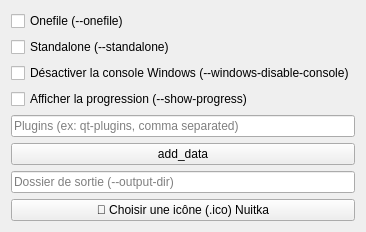
            <widget class="QWidget" name="tab_nuitka">
             <attribute name="title">
              <string>Nuitka</string>
             </attribute>
             <layout class="QVBoxLayout" name="nuitka_options_layout">
              <item>
               <widget class="QCheckBox" name="nuitka_onefile">
                <property name="text">
                 <string>Onefile (--onefile)</string>
                </property>
               </widget>
              </item>
              <item>
               <widget class="QCheckBox" name="nuitka_standalone">
                <property name="text">
                 <string>Standalone (--standalone)</string>
                </property>
               </widget>
              </item>
              <item>
               <widget class="QCheckBox" name="nuitka_disable_console">
                <property name="text">
                 <string>Désactiver la console Windows (--windows-disable-console)</string>
                </property>
               </widget>
              </item>
              <item>
               <widget class="QCheckBox" name="nuitka_show_progress">
                <property name="text">
                 <string>Afficher la progression (--show-progress)</string>
                </property>
               </widget>
              </item>
              <item>
               <widget class="QLineEdit" name="nuitka_plugins">
                <property name="placeholderText">
                 <string>Plugins (ex: qt-plugins, comma separated)</string>
                </property>
               </widget>
              </item>
              <item>
               <widget class="QPushButton" name="nuitka_add_data">
                <property name="text">
                 <string>add_data</string>
                </property>
               </widget>
              </item>
              <item>
               <widget class="QLineEdit" name="nuitka_output_dir">
                <property name="placeholderText">
                 <string>Dossier de sortie (--output-dir)</string>
                </property>
               </widget>
              </item>
              <item>
               <widget class="QPushButton" name="btn_nuitka_icon">
                <property name="text">
                 <string>🎨 Choisir une icône (.ico) Nuitka</string>
                </property>
               </widget>
              </item>
             </layout>
            </widget>
